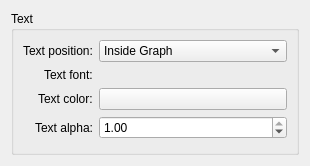
<ui version="4.0" >
 <class>KWin::ShowFpsEffectConfigForm</class>
 <widget class="QWidget" name="KWin::ShowFpsEffectConfigForm" >
  <property name="geometry" >
   <rect>
    <x>0</x>
    <y>0</y>
    <width>310</width>
    <height>166</height>
   </rect>
  </property>
  <layout class="QVBoxLayout" >
   <item>
    <widget class="QGroupBox" name="groupBox" >
     <property name="title" >
      <string>Text</string>
     </property>
     <layout class="QFormLayout" name="formLayout" >
      <property name="fieldGrowthPolicy" >
       <enum>QFormLayout::AllNonFixedFieldsGrow</enum>
      </property>
      <property name="labelAlignment" >
       <set>Qt::AlignRight|Qt::AlignTrailing|Qt::AlignVCenter</set>
      </property>
      <item row="0" column="0" >
       <widget class="QLabel" name="label" >
        <property name="text" >
         <string>Text position:</string>
        </property>
        <property name="buddy" >
         <cstring>textPosition</cstring>
        </property>
       </widget>
      </item>
      <item row="0" column="1" >
       <widget class="QComboBox" name="textPosition" >
        <item>
         <property name="text" >
          <string>Inside Graph</string>
         </property>
        </item>
        <item>
         <property name="text" >
          <string>Nowhere</string>
         </property>
        </item>
        <item>
         <property name="text" >
          <string>Top Left</string>
         </property>
        </item>
        <item>
         <property name="text" >
          <string>Top Right</string>
         </property>
        </item>
        <item>
         <property name="text" >
          <string>Bottom Left</string>
         </property>
        </item>
        <item>
         <property name="text" >
          <string>Bottom Right</string>
         </property>
        </item>
       </widget>
      </item>
      <item row="1" column="0" >
       <widget class="QLabel" name="label_2" >
        <property name="text" >
         <string>Text font:</string>
        </property>
       </widget>
      </item>
      <item row="1" column="1" >
       <widget class="KFontRequester" name="textFont" />
      </item>
      <item row="2" column="0" >
       <widget class="QLabel" name="label_3" >
        <property name="text" >
         <string>Text color:</string>
        </property>
        <property name="buddy" >
         <cstring>textColor</cstring>
        </property>
       </widget>
      </item>
      <item row="2" column="1" >
       <widget class="KColorButton" name="textColor" />
      </item>
      <item row="3" column="0" >
       <widget class="QLabel" name="label_4" >
        <property name="text" >
         <string>Text alpha:</string>
        </property>
        <property name="buddy" >
         <cstring>textAlpha</cstring>
        </property>
       </widget>
      </item>
      <item row="3" column="1" >
       <widget class="QDoubleSpinBox" name="textAlpha" >
        <property name="decimals" >
         <number>2</number>
        </property>
        <property name="maximum" >
         <double>1.000000000000000</double>
        </property>
        <property name="singleStep" >
         <double>0.100000000000000</double>
        </property>
        <property name="value" >
         <double>1.000000000000000</double>
        </property>
       </widget>
      </item>
     </layout>
    </widget>
   </item>
  </layout>
 </widget>
 <customwidgets>
  <customwidget>
   <class>KColorButton</class>
   <extends>QPushButton</extends>
   <header>kcolorbutton.h</header>
  </customwidget>
  <customwidget>
   <class>KFontRequester</class>
   <extends>QWidget</extends>
   <header>kfontrequester.h</header>
  </customwidget>
 </customwidgets>
 <resources/>
 <connections/>
</ui>
